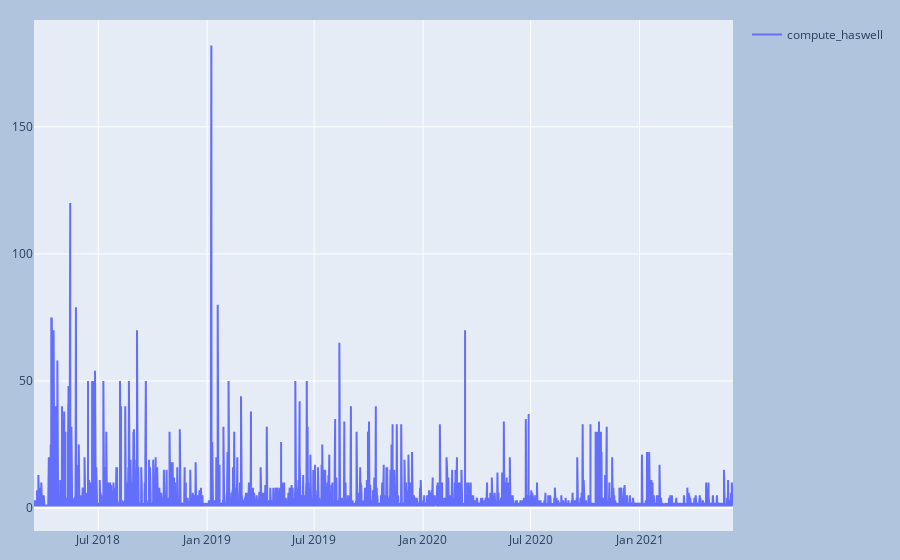

The notebook cell this image was saved under:
### Code cell
dataset = select_data('../../../datasets/lease_info/compute_haswell.csv', time_range)
plot_rsrc(dataset, 'compute_haswell')

### Figure 1 — Plotly figure (JSON) as saved in the notebook; plotly's stock layout.template omitted (floating-point values rounded to 4 significant figures; data arrays with more than 128 entries replaced by an {"elided": "..."} marker saying what was removed)
{"data": [{"mode": "lines", "name": "compute_haswell", "type": "scatter", "x": {"elided": "30931 str values"}, "y": {"elided": "30931 int values"}}], "layout": {"margin": {"b": 20, "l": 20, "r": 20, "t": 20}, "paper_bgcolor": "LightSteelBlue", "showlegend": true}}
